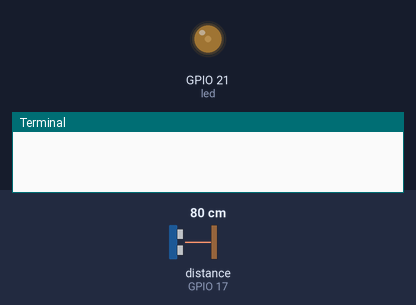
This program was run on a simulated Raspberry Pi (BCM pin numbers). Parts: output pins drawn as LEDs (lit = HIGH), the last lines printed to the terminal. The test bench sets the inputs (shaded band); at power-on: distance to the obstacle (sensor on GPIO 17) 80 cm. The echo pulse lasts 58.3 µs per cm.

Above: at 1.2 s.
1.3 s: distance to the obstacle (sensor on GPIO 17) set to 2 cm
At 3.1 s:
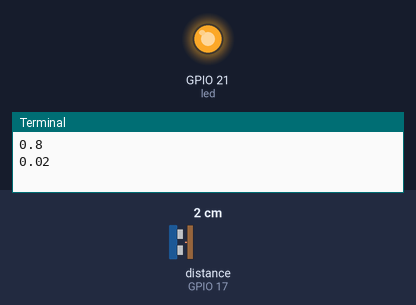
3.4 s: distance to the obstacle (sensor on GPIO 17) set to 35 cm
At 5.4 s:
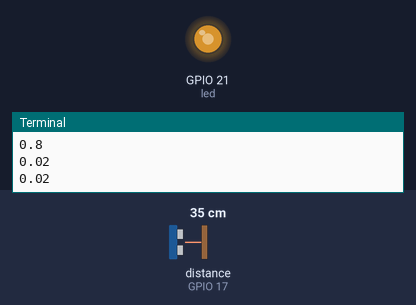
6.4 s: distance to the obstacle (sensor on GPIO 17) set to 60 cm
At 8.6 s:
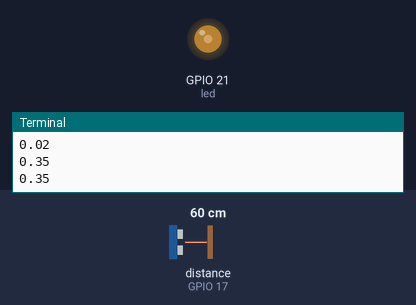
Timing chart, 0 to 10.1 s (numbered marks = the images above; inputs shaded):
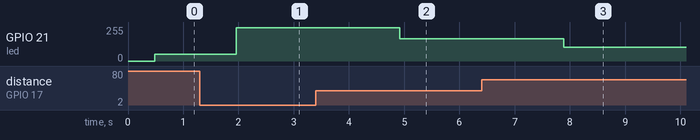

Measured:
- after the input at 1.3 s, GPIO 21 (led): 51/255 → 250/255 after 0.66 s
- after the input at 3.4 s, GPIO 21 (led): 250/255 → 166/255 after 1.5 s
- after the input at 6.4 s, GPIO 21 (led): 166/255 → 102/255 after 1.5 s

The program:

7.3.py
```python
import time

from gpiozero import PWMLED
from gpiozero import DistanceSensor

led = PWMLED(21)

def ping():
    TRIG = 4
    ECHO = 17

    ultrasonic = DistanceSensor(ECHO, TRIG)

    distance_m = ultrasonic.distance

    return distance_m

def controlLED():
    brightness = ping()
    led.value = 1-brightness

    time.sleep(1)
    return brightness


while True:
    print (controlLED())
```
